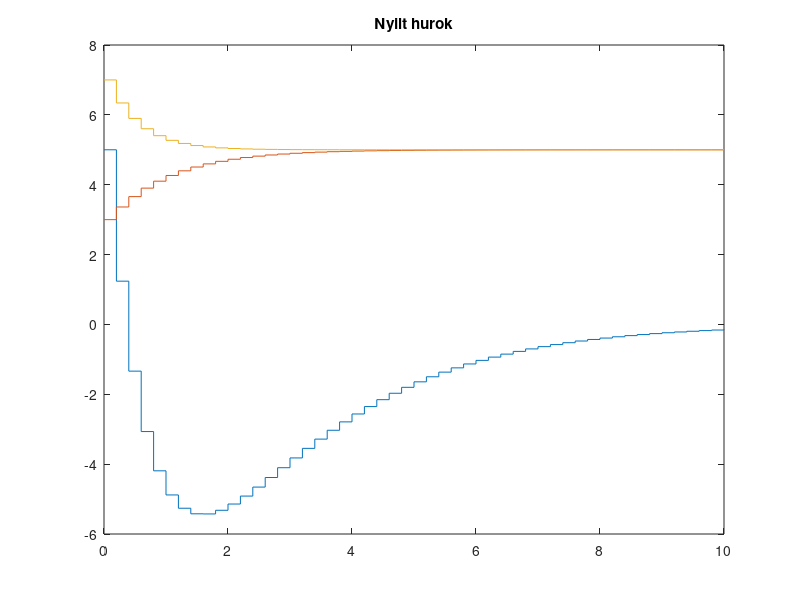
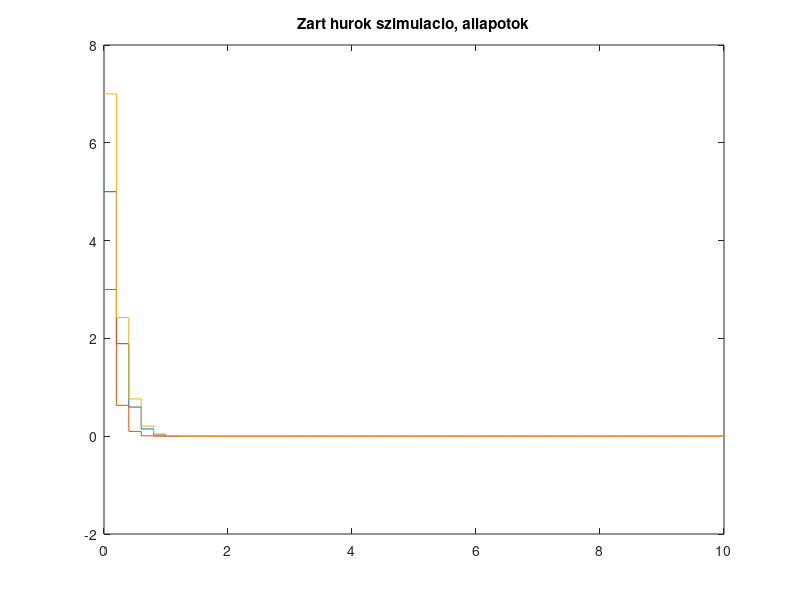
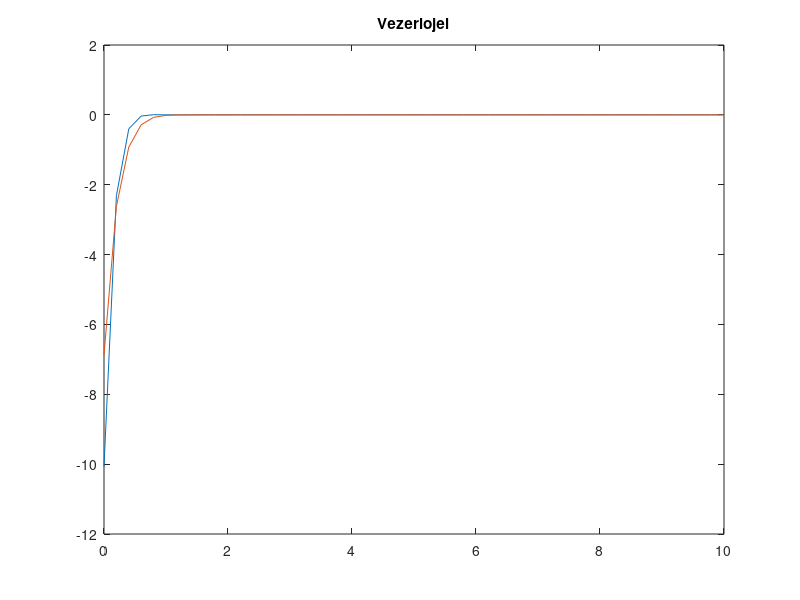
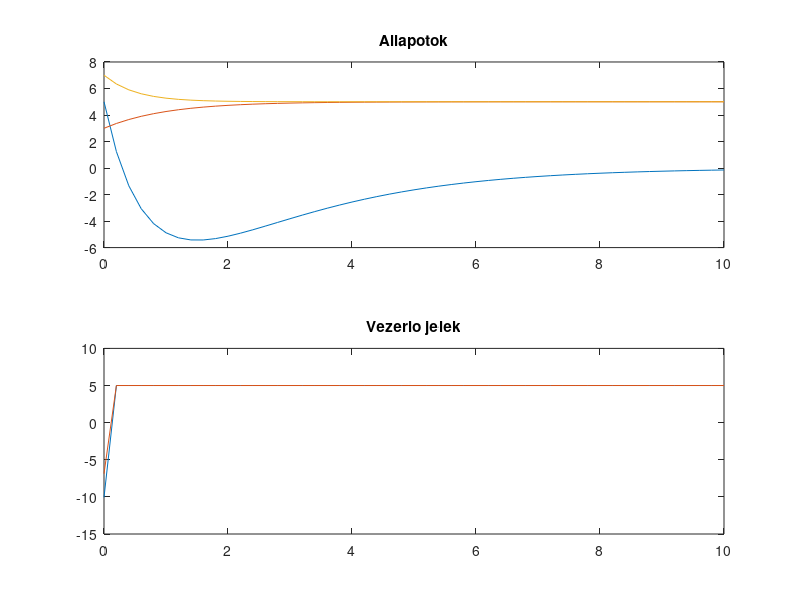

The MATLAB source for these figures, in order:
clear all;
close all;
clc;

Th=2;
Tp=1;
Tv=0.5;

k=10;

Ts=0.2;

A= [-1/Th k/Th -k/Th; 0 -1/Tp 0; 0 0 -1/Tv]

B=[0 0; 1/Tp 0; 0 1/Tv]

C=[1 0 0]
D=[0 0]

Rendszer=ss(A,B,C,D)
Diszkret_rendszer=c2d(Rendszer,Ts)
[Ad, Bd, Cd, Dd]=ssdata(Diszkret_rendszer)

%% Szabalyzo tervvezes
R=5*eye(2);    % bemeneteket sulyoz, szimmetrikus, pozitiv definit
               % legtisztabb: valahanyszor eye
Q=100* eye(3);       % allapotokat sulyoz
                     % Q>R
                     
P=dare(Ad,Bd, Q,R)      

K=-inv(R+Bd'*P*Bd)*Bd'*P*Ad

%% Szimulacio (nyilt hurok)

t=0:Ts:10;
u1=5*ones(size(t));
u2=5*ones(size(t));

u=[u1;u2]';

x0=[5; 3; 7];
x0_mentett=x0;

[y,t,x]=lsim(Diszkret_rendszer, u,t,x0);

figure(1)
stairs(t,x)  %% jel diszkret abrazolasa
title('Nyilt hurok')
%% Zart rendszer szimulacio

Adz=(Ad+Bd*K); % zart ad
Bdz=zeros(size(Bd));
Cdz=Cd;
Ddz=Dd;

Zart_rendszer=ss(Adz,Bdz,Cdz,Ddz, Ts);
[y,t,x]=lsim(Zart_rendszer, u,t,x0);

figure(2)
stairs(t,x)
title('Zart hurok szimulacio, allapotok')
figure(3)
plot(t,K*x')
title('Vezerlojel')

%% Megoldas for ciklussal

m=menu('Valtozat', 'Nyilt hurok', 'Zart hurok')
X=x0;
U=K*x0;
for i=1:length(t)-1
   if m==1
      uc=u(i,:)'; 
      
   else
       uc=K*x0;
       
   end
   
   x0=Ad*x0+Bd*uc;
   X=[X x0];
   U=[U uc];
    
end
X
figure
subplot(2,1,1)
plot(t,X)
title('Allapotok');

subplot(2,1,2)
plot(t,U)
title('Vezerlo jelek');



